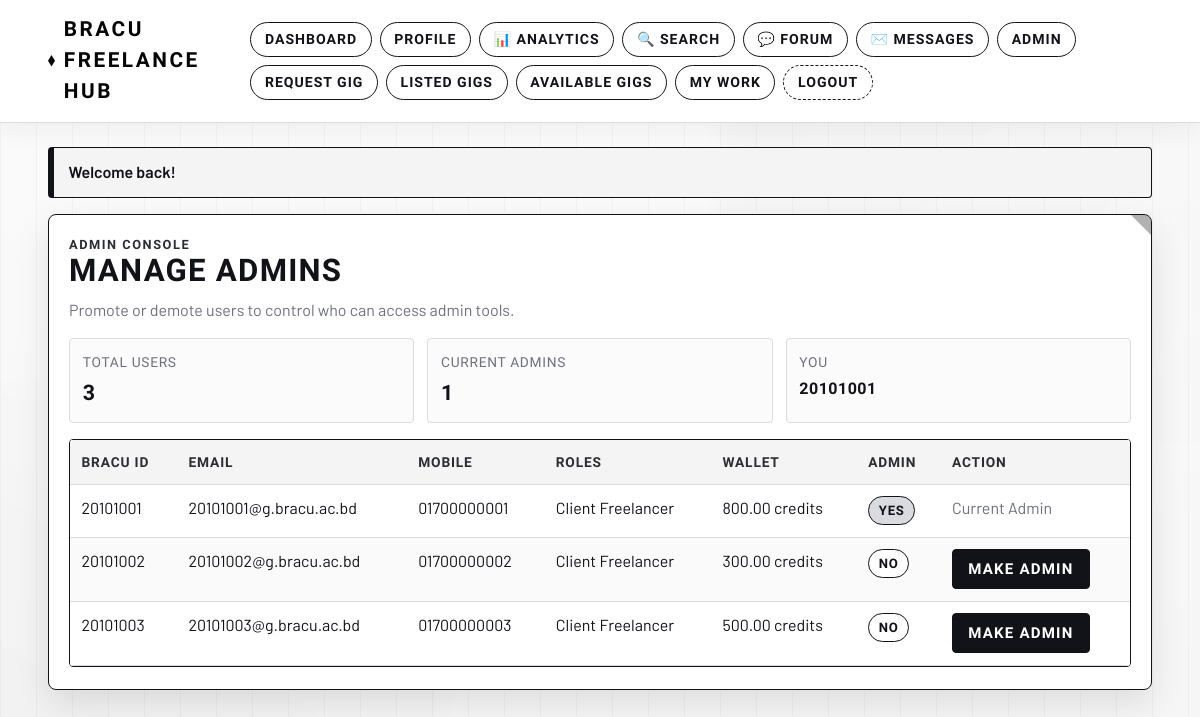
/admin/manage_admins.php (signed in), run on the app's committed database.
### tables this page shows
CREATE TABLE IF NOT EXISTS `User` (
    BRACU_ID VARCHAR(20) PRIMARY KEY,
    Bracu_mail VARCHAR(120) NOT NULL UNIQUE,
    full_name VARCHAR(120) NULL,
    client TINYINT(1) NOT NULL DEFAULT 1,
    mobile_number VARCHAR(20) NOT NULL,
    address_line VARCHAR(255) NULL,
    bio TEXT NULL,
    avatar_path VARCHAR(255) NULL,
    password VARCHAR(255) NOT NULL,
    freelancer TINYINT(1) NOT NULL DEFAULT 1,
    preferred_mode ENUM('hiring', 'working') NOT NULL DEFAULT 'hiring',
    is_admin TINYINT(1) NOT NULL DEFAULT 0,
    credit_balance DECIMAL(10,2) NOT NULL DEFAULT 0.00,
    created_at TIMESTAMP NOT NULL DEFAULT CURRENT_TIMESTAMP
);

### includes/db.php (called while the page is built, shortened)
<?php
function db(): PDO
{
    static $pdo = null;
    if ($pdo instanceof PDO) {
        return $pdo;
    }
    $dsn = sprintf('mysql:host=%s;port=%d;dbname=%s;charset=utf8mb4', DB_HOST, DB_PORT, DB_NAME);
    try {
        $pdo = new PDO(
            $dsn,
            DB_USER,
            DB_PASS,
            [
                PDO::ATTR_ERRMODE => PDO::ERRMODE_EXCEPTION,
                PDO::ATTR_DEFAULT_FETCH_MODE => PDO::FETCH_ASSOC,
                PDO::ATTR_EMULATE_PREPARES => false,
                PDO::ATTR_TIMEOUT => 5,
            ]
        );
    } catch (PDOException $exception) {
        error_log('Database connection failed: ' . $exception->getMessage());
        http_response_code(500);
        if (!headers_sent()) {
            header('Content-Type: text/html; charset=UTF-8');
        }
        echo '<!doctype html><html lang="en"><head><meta charset="utf-8"><title>Database Connection Error</title>';
        echo '<meta name="viewport" content="width=device-width, initial-scale=1"></head><body style="font-family: Arial, sans-serif; margin: 2rem;">';
        echo '<h1>Database Connection Error</h1>';
        echo '<p>Could not connect to MySQL. Please ensure MySQL is running and your database settings are correct.</p>';
        echo '<p>Expected connection: ' . htmlspecialchars(DB_HOST . ':' . (string) DB_PORT, ENT_QUOTES, 'UTF-8') . '</p>';
        echo '<p>If you use XAMPP, start MySQL from the XAMPP Control Panel, then refresh this page.</p>';
        if (APP_DEBUG) {
            echo '<p><strong>Debug:</strong> ' . htmlspecialchars($exception->getMessage(), ENT_QUOTES, 'UTF-8') . '</p>';
        }
        echo '</body></html>';
        exit;
    }
    return $pdo;
}

### includes/auth.php (called while the page is built, shortened)
<?php
require_once __DIR__ . '/db.php';
require_once __DIR__ . '/helpers.php';
function find_user_by_bracu_id(string $bracuId): ?array
{
    $statement = db()->prepare('SELECT * FROM `User` WHERE BRACU_ID = :bracu_id LIMIT 1');
    $statement->execute(['bracu_id' => $bracuId]);
    $user = $statement->fetch();
    return $user ?: null;
}
function current_user(): ?array
{
    $user = find_user_by_bracu_id($_SESSION['user_bracu_id']);
    unset($user['password']);
    return $user;
}
function require_login(): array
{
    $user = current_user();
    return $user;
}
function current_user_is_admin(?array $user = null): bool
{
    $target = $user ?? current_user();
    return ((int) ($target['is_admin'] ?? 0)) === 1;
}
function require_admin(): array
{
    $user = require_login();
    return $user;
}

### includes/helpers.php (called while the page is built, shortened)
<?php
function h(string $value): string
{
    return htmlspecialchars($value, ENT_QUOTES, 'UTF-8');
}
function get_flash(): ?array
{
    $flash = $_SESSION['flash'];
    return $flash;
}
function format_credit(float $amount): string
{
    return number_format($amount, 2) . ' credits';
}

### admin/manage_admins.php (the view, shortened to what this page needs)
<?php
require_once dirname(__DIR__) . '/includes/auth.php';
$adminUser = require_admin();
$usersStatement = db()->query(
    'SELECT BRACU_ID, Bracu_mail, mobile_number, credit_balance, is_admin, client, freelancer
     FROM `User`
     ORDER BY is_admin DESC, BRACU_ID ASC'
);
$users = $usersStatement->fetchAll();
$adminCountStatement = db()->query('SELECT COUNT(*) AS total FROM `User` WHERE is_admin = 1');
$adminCount = (int) $adminCountStatement->fetchColumn();
require_once dirname(__DIR__) . '/includes/header.php';
?>
<section class="card">
    <div class="kicker">Admin Console</div>
    <h1>Manage Admins</h1>
    <p class="muted">Promote or demote users to control who can access admin tools.</p>
    <div class="stats" style="margin-bottom: 1rem;">
        <div class="stat">
            <div class="label">Total Users</div>
            <div class="value"><?= count($users) ?></div>
        </div>
        <div class="stat">
            <div class="label">Current Admins</div>
            <div class="value"><?= $adminCount ?></div>
        </div>
        <div class="stat">
            <div class="label">You</div>
            <div class="value" style="font-size:1rem"><?= h($adminUser['BRACU_ID']) ?></div>
        </div>
    </div>
    <div class="table-wrap">
        <table>
            <thead>
                <tr>
                    <th>BRACU ID</th>
                    <th>Email</th>
                    <th>Mobile</th>
                    <th>Roles</th>
                    <th>Wallet</th>
                    <th>Admin</th>
                    <th>Action</th>
                </tr>
            </thead>
            <tbody>
                <?php foreach ($users as $row): ?>
                    <tr>
                        <td><?= h($row['BRACU_ID']) ?></td>
                        <td><?= h($row['Bracu_mail']) ?></td>
                        <td><?= h($row['mobile_number']) ?></td>
                        <td>
                            <?= (int) $row['client'] === 1 ? 'Client ' : '' ?>
                            <?= (int) $row['freelancer'] === 1 ? 'Freelancer' : '' ?>
                        </td>
                        <td><?= h(format_credit((float) $row['credit_balance'])) ?></td>
                        <td>
                            <span class="badge <?= (int) $row['is_admin'] === 1 ? 'badge-done' : 'badge-listed' ?>">
                                <?= (int) $row['is_admin'] === 1 ? 'Yes' : 'No' ?>
                            </span>
                        </td>
                        <td>
                            <?php if ((int) $row['is_admin'] === 1): ?>
                                <?php if ($row['BRACU_ID'] === $adminUser['BRACU_ID']): ?>
                                    <span class="muted">Current Admin</span>
                                <?php endif; ?>
                            <?php else: ?>
                                <form class="inline-form" method="post" action="manage_admins.php">
                                    <button type="submit">Make Admin</button>
                                </form>
                            <?php endif; ?>
                        </td>
                    </tr>
                <?php endforeach; ?>
            </tbody>
        </table>
    </div>
</section>
<?php require_once dirname(__DIR__) . '/includes/footer.php'; ?>

### includes/header.php (shortened to what this page needs)
<?php
require_once __DIR__ . '/auth.php';
$activeUser = current_user();
$flash = get_flash();
?>
<!doctype html>
<html lang="en">
<head>
    <link rel="stylesheet" href="<?= BASE_URL ?>assets/css/styles.css">
</head>
<body>
<header class="site-header">
    <div class="container nav-wrap">
        <a class="brand" href="<?= BASE_URL ?>dashboard.php">BRACU Freelance Hub</a>
        <?php if ($activeUser): ?>
            <nav class="nav-links">
                <a href="<?= BASE_URL ?>dashboard.php">Dashboard</a>
                <a href="<?= BASE_URL ?>profile.php">Profile</a>
                <?php if ($activeUser['preferred_mode'] === 'working'): ?>
                    <a href="<?= BASE_URL ?>freelancer/analytics.php">📊 Analytics</a>
                <?php elseif ($activeUser['preferred_mode'] === 'hiring'): ?>
                    <a href="<?= BASE_URL ?>client/analytics.php">📊 Analytics</a>
                <?php endif; ?>
                <a href="<?= BASE_URL ?>search.php">🔍 Search</a>
                <a href="<?= BASE_URL ?>community/forum.php">💬 Forum</a>
                <a href="<?= BASE_URL ?>community/messages_inbox.php">✉️ Messages</a>
                <?php if (current_user_is_admin($activeUser)): ?>
                    <a href="<?= BASE_URL ?>admin/manage_admins.php">Admin</a>
                <?php endif; ?>
                <a href="<?= BASE_URL ?>client/create_gig.php">Request Gig</a>
                <a href="<?= BASE_URL ?>client/my_gigs.php">Listed Gigs</a>
                <a href="<?= BASE_URL ?>freelancer/marketplace.php">Available Gigs</a>
                <a href="<?= BASE_URL ?>freelancer/my_work.php">My Work</a>
                <a class="danger-link" href="<?= BASE_URL ?>logout.php">Logout</a>
            </nav>
        <?php endif; ?>
    </div>
</header>
<main class="container content">
    <?php if ($flash): ?>
        <div class="flash flash-<?= h($flash['type']) ?>">
            <?= h($flash['message']) ?>
        </div>
    <?php endif; ?>

### includes/footer.php
    </main>
</body>
</html>

### data on the page
user: BRACU_ID "20101001", Bracu_mail "20101001@g.bracu.ac.bd", mobile_number "01700000001", client "Client", freelancer "Freelancer", credit_balance "800.00 credits", is_admin "YES"
user: BRACU_ID "20101002", Bracu_mail "20101002@g.bracu.ac.bd", mobile_number "01700000002", client "Client", freelancer "Freelancer", credit_balance "300.00 credits", is_admin "NO"
user: BRACU_ID "20101003", Bracu_mail "20101003@g.bracu.ac.bd", mobile_number "01700000003", client "Client", freelancer "Freelancer", credit_balance "500.00 credits", is_admin "NO"

### other printed values
$flash['message'] "Welcome back!"
count($users) "3"
$adminCount "1"
